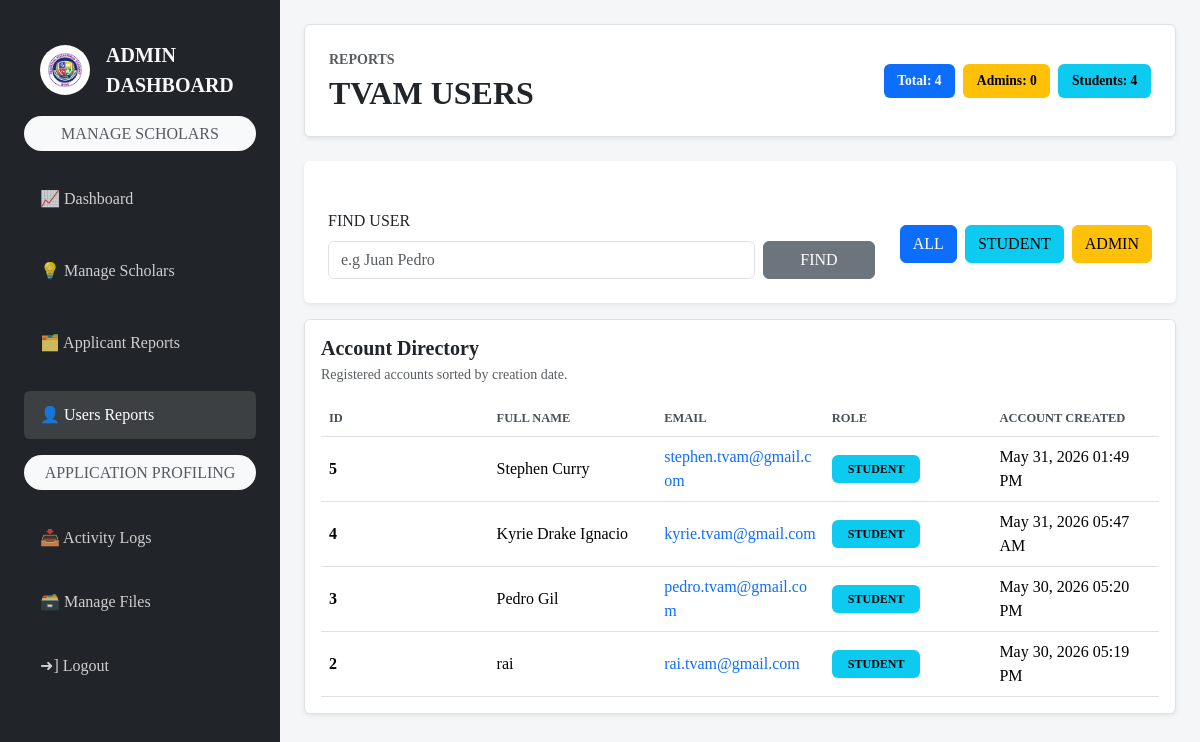
The app's page /admin/reports/index-user.php?role=student (signed in) with its own data.
### tables this page shows
CREATE TABLE `users` (
  `id` int(11) NOT NULL,
  `fullname` varchar(100) NOT NULL,
  `email` varchar(100) NOT NULL,
  `password` varchar(100) NOT NULL,
  `role` enum('admin','student') DEFAULT 'student',
  `created_at` timestamp NOT NULL DEFAULT current_timestamp()
);

### admin/reports/index-user.php (the view, shortened to what this page needs)
<?php
require_once "../../config/admin-auth.php";
$search = isset($_GET['user']) ? trim($_GET['user']) : "";
$roleSearch = isset($_GET['role']) ? trim($_GET['role']) : "";
$sql_display = "SELECT id, fullname, email, role, created_at
                FROM users";
$conditions = [];
$params = [];
$types = "";
if($roleSearch !== '') {
    $conditions[] = "role=?";
    $params[] = $roleSearch;
    $types .= "s";
}
if(!empty($conditions)) {
    $sql_display .= " WHERE " .implode(" AND ", $conditions);
}
$sql_display .= " ORDER BY created_at DESC";
$stmt = $conn->prepare($sql_display);
if(!empty($params)) {
    $stmt->bind_param($types, ...$params);
}
$stmt->execute();
$result = $stmt->get_result();
$users = [];
$adminCount = 0;
$studentCount = 0;
while ($row = $result->fetch_assoc()) {
    $role = strtolower($row['role']);
    if ($role === 'student') {
        $studentCount++;
    }
    $users[] = $row;
}
$totalUsers = count($users);
?>
<!DOCTYPE html>
<html lang="en">
<head>
    <link href="https://cdn.jsdelivr.net/npm/bootstrap@5.3.3/dist/css/bootstrap.min.css" rel="stylesheet">
    <link rel="stylesheet" href="/TVAM_SCHOLARSHIP/assets/css/style.css">
    <link rel="stylesheet" href="/TVAM_SCHOLARSHIP/assets/css/admin.css">
</head>
<body class="admin-page admin-report-page">
    <div class="d-flex flex-column flex-md-row min-vh-100">
        <?php include "../../includes/sidebar.php"; ?>
        <main class="container-fluid flex-grow-1 p-3 p-md-4">
            <div class="d-flex flex-column flex-lg-row align-items-lg-center justify-content-between gap-3 p-4 mb-4 border shadow-sm bg-white rounded">
                <div>
                    <p class="text-uppercase text-muted small fw-bold mb-1">Reports</p>
                    <h2 class="text-uppercase fw-bold mb-0">TVAM Users</h2>
                </div>
                <div class="d-flex flex-wrap gap-2">
                    <span class="badge text-bg-primary report-count-badge">Total: <?php echo $totalUsers; ?></span>
                    <span class="badge text-bg-warning report-count-badge">Admins: <?php echo $adminCount; ?></span>
                    <span class="badge text-bg-info report-count-badge">Students: <?php echo $studentCount; ?></span>
                </div>
            </div>
            <div class="card border-0 shadow-sm rounded-2 mt-1 p-3 px-4 py-4">
                <form action="" method="GET" class="form-group">
                    <div class="row mt-3 align-items-center g-2">
                        <div class="col-12 col-md-6 col-lg-8">
                            <label for="user" class="form-label text-uppercase">FIND USER</label>
                            <div class="d-flex flex-column flex-md-row gap-2">
                                <input type="text" name="user" class="form-control" placeholder="e.g Juan Pedro" value="<?php echo htmlspecialchars($search); ?>">
                                <button type="submit" value="findUser" name="find" class="btn btn-secondary w-25 w-md-auto">FIND</button>
                            </div>
                        </div>
                        <div class="col-12 col-md-6 col-lg-4 text-start text-md-end">
                            <div class="d-flex flex-wrap gap-2 justify-content-start justify-content-md-end user-search-actions">
                                <a href="index-user.php" class="btn btn-primary">ALL</a>
                                <a href="index-user.php?role=student" class="btn btn-info text-uppercase">STUDENT</a>
                                <a href="index-user.php?role=admin" class="btn btn-warning text-uppercase">ADMIN</a>
                            </div>
                        </div>
                    </div>
                </form>
            </div>
            <div class="bg-white border rounded shadow-sm p-3 mt-3">
                <div class="d-flex flex-column flex-sm-row align-items-sm-center justify-content-between gap-2 mb-3">
                    <div>
                        <h5 class="fw-bold mb-1">Account Directory</h5>
                        <p class="text-muted mb-0 small">Registered accounts sorted by creation date.</p>
                    </div>
                </div>
                <div class="table-responsive">
                    <table class="table table-hover align-middle mb-0 admin-responsive-table">
                        <thead>
                        <tr>
                            <th>ID</th>
                            <th>Full Name</th>
                            <th>Email</th>
                            <th>Role</th>
                            <th>Account Created</th>
                        </tr>
                        </thead>
                        <tbody>
                            <?php if ($totalUsers > 0) {
                                foreach ($users as $row) {
                                    $role = strtolower($row['role']);
                                    $badgeClass = "text-bg-secondary";
                                    if ($role === 'student') {
                                        $badgeClass = "text-bg-info";
                                    }
                                    $createdAt = !empty($row['created_at']) ? date("M d, Y h:i A", strtotime($row['created_at'])) : "N/A";
                            ?>
                            <tr>
                                <td data-label="ID" class="fw-bold"><?php echo htmlspecialchars($row['id']); ?></td>
                                <td data-label="Full Name"><?php echo htmlspecialchars($row['fullname']); ?></td>
                                <td data-label="Email">
                                    <a class="text-decoration-none" href="mailto:<?php echo htmlspecialchars($row['email']); ?>">
                                        <?php echo htmlspecialchars($row['email']); ?>
                                    </a>
                                </td>
                                <td data-label="Role">
                                    <span class="badge <?php echo $badgeClass; ?> text-uppercase px-3 py-2">
                                        <?php echo htmlspecialchars($row['role']); ?>
                                    </span>
                                </td>
                                <td data-label="Account Created"><?php echo htmlspecialchars($createdAt); ?></td>
                            </tr>
                            <?php }
                            } else { ?>
                            <tr>
                                <td colspan="5" class="text-center text-muted py-5">No users found in the database.</td>
                            </tr>
                            <?php } ?>
                        </tbody>
                    </table>
                </div>
            </div>
        </main>
    </div>
</body>
</html>

### assets/css/style.css (style rules this page uses)
* { padding: 0; margin: 0; box-sizing: border-box; font-family:'Times New Roman', Times, serif; }

### assets/css/admin.css (style rules this page uses)
.admin-page { background-color: #f5f6f8; }
.admin-report-page .report-count-badge { border-radius: 6px; font-size: 0.85rem; padding: 0.65rem 0.85rem; }
.admin-report-page .form-control { min-width: 0; }
.admin-report-page .user-search-actions { display: flex; flex-wrap: wrap; gap: 0.5rem; justify-content: flex-start; }
.admin-responsive-table thead th { color: #495057; font-size: 0.78rem; letter-spacing: 0; text-transform: uppercase; white-space: nowrap; }
.admin-responsive-table tbody td { vertical-align: middle; }
.admin-page .table-responsive { overflow-x: auto; -webkit-overflow-scrolling: touch; }
.admin-page .table-responsive table { width: 100%; table-layout: fixed; }
.admin-page .table-responsive th, .admin-page .table-responsive td { white-space: normal !important; word-wrap: break-word; word-break: break-word; }

### records on screen
users: id "5", fullname "Stephen Curry", email "stephen.tvam@gmail.com", role "STUDENT", created_at "May 31, 2026 01:49 PM"
users: id "4", fullname "Kyrie Drake Ignacio", email "kyrie.tvam@gmail.com", role "STUDENT", created_at "May 31, 2026 05:47 AM"
users: id "3", fullname "Pedro Gil", email "pedro.tvam@gmail.com", role "STUDENT", created_at "May 30, 2026 05:20 PM"
users: id "2", fullname "rai", email "rai.tvam@gmail.com", role "STUDENT", created_at "May 30, 2026 05:19 PM"

### other values on screen
$totalUsers "4"
$adminCount "0"
$studentCount "4"
